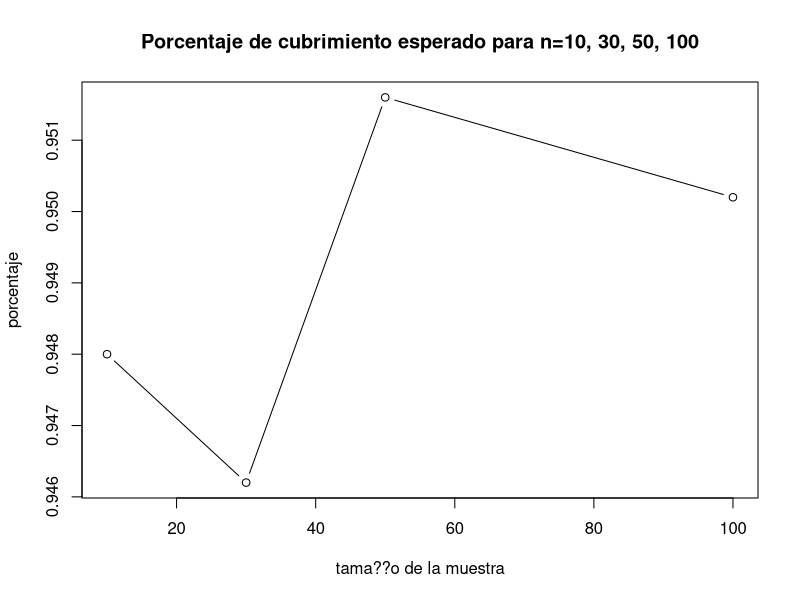
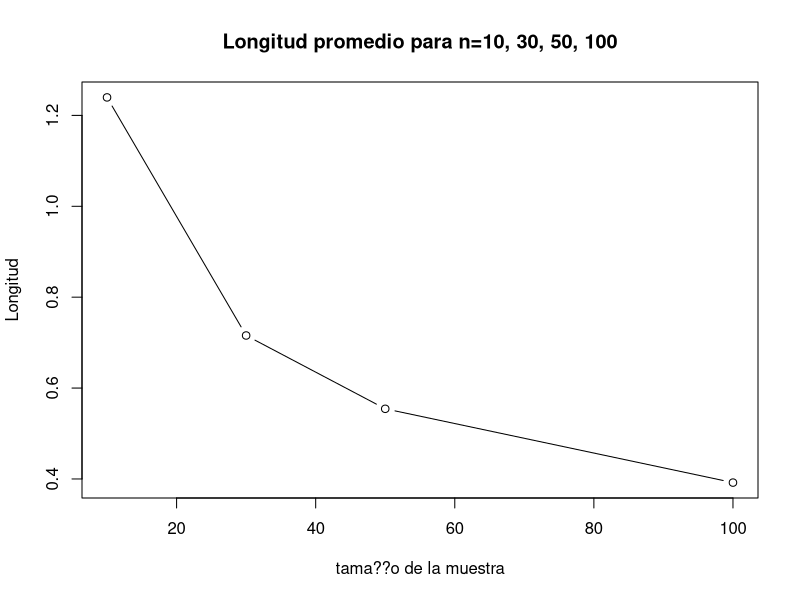
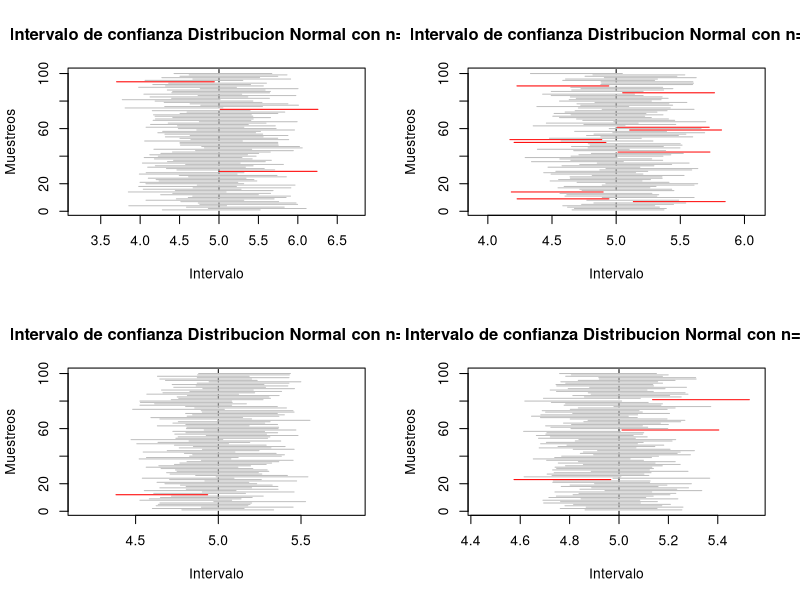
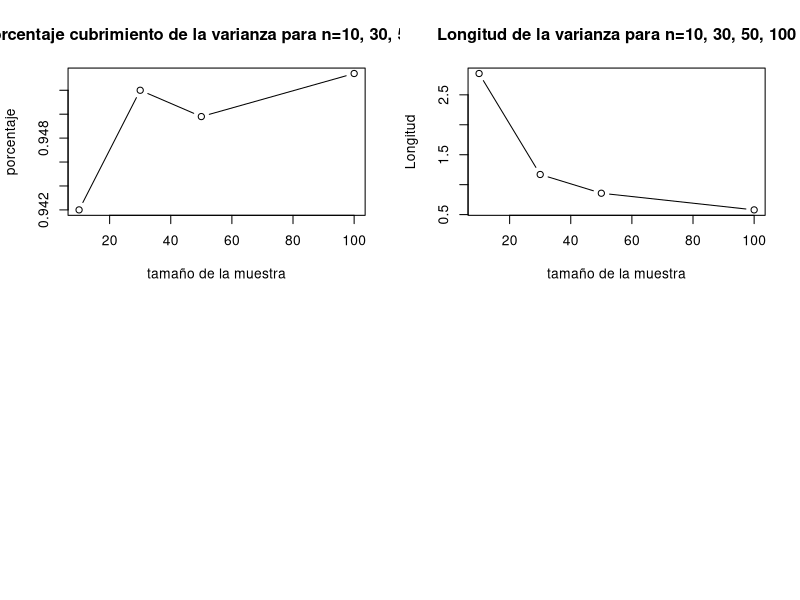
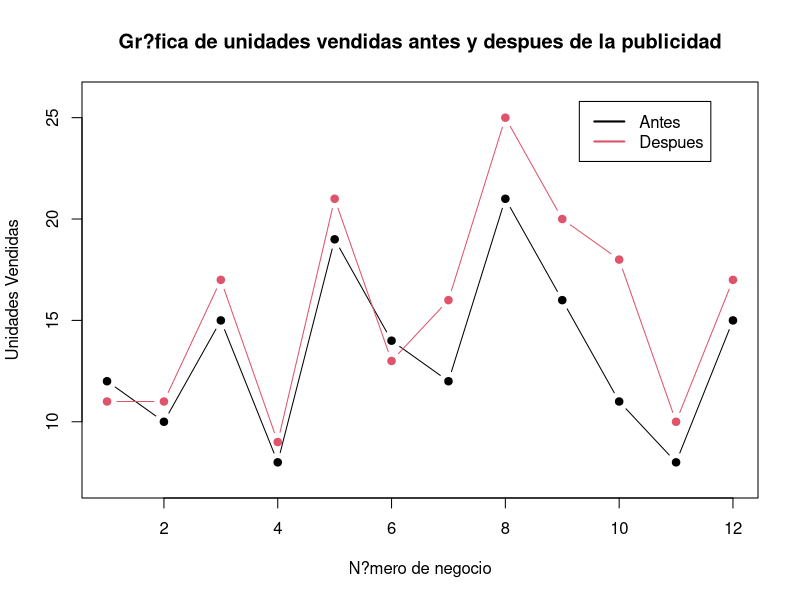

Reproduce these figures in R, in order. (Note: a time limit stopped this script after it produced the figures.)

# Laboratorio 3 Metodos Estadisticos 

# Diana C. Arias Sinisterra
# Kevin S. Garcia Chica
# Cesar A. Saavedra Vanegas

#--------------- Punto 1 ---------------#

B <- 5000 ## n??mero de experimentos
mu <- 5
sd <- 1
alpha <- 0.05
cuantil <- qnorm(1-alpha/2)

#---Para n=10---#
n1 <- 10 ## tama??o de muestra

muestras1 <- replicate(B, rnorm(n1, mu, sd))

calcula.el.intervalo1 <- function(columna) {
  
  m1 <- muestras1[, columna]
  
  sem1 <- sd(m1)/sqrt(length(m1))
  
  lim.inf1 <- mean(m1) - cuantil * sqrt(sd)/sqrt(n1)
  lim.sup1 <- mean(m1) + cuantil * sqrt(sd)/sqrt(n1)
  
  c(lim.inf1, lim.sup1)
}

#C??lculo de los nuevos intervalos#
c1=0
mis.intervalos1 <- matrix(rep(0, 10000), nrow = 2) ## matriz de ceros

for(i in 1:5000) {
  mis.intervalos1[,i] <- calcula.el.intervalo1(i)
  if (mis.intervalos1[1, i] <= mu && mis.intervalos1[2, i] >= mu){
    c1= c1+1
  }
  else{
    c1=c1
  }
}

Porcentaje1 <- c1/5000 #Proporcion de intervalos que atrapan al parametro

longitud1 <- numeric(length = B)
for (i in 1:B){
  longitud1[i]=(mis.intervalos1[2,i]-mis.intervalos1[1,i])
  longitudpro1=sum(longitud1)/B
}

#---Para n=30---#
n2 <- 30 ## tama??o de muestra

muestras2 <- replicate(B, rnorm(n2, mu, sd))

calcula.el.intervalo2 <- function(columna) {
  
  m2 <- muestras2[, columna]
  
  sem <- sd(m2)/sqrt(length(m2))
  
  lim.inf2 <- mean(m2) - cuantil * sqrt(sd)/sqrt(n2)
  lim.sup2 <- mean(m2) + cuantil * sqrt(sd)/sqrt(n2)
  
  c(lim.inf2, lim.sup2)
}

#C??lculo de los nuevos intervalos#
c2=0
mis.intervalos2 <- matrix(rep(0, 10000), nrow = 2) ## matriz de ceros

for(i in 1:5000) {
  mis.intervalos2[,i] <- calcula.el.intervalo2(i)
  if (mis.intervalos2[1, i] <= mu && mis.intervalos2[2, i] >= mu){
    c2= c2+1
  }
  else{
    c2=c2
  }
}

Porcentaje2 <- c2/5000 #Proporcion de intervalos que atrapan al parametro

longitud2 <- numeric(length = B)
for (i in 1:B){
  longitud2[i]=(mis.intervalos2[2,i]-mis.intervalos2[1,i])
  longitudpro2=sum(longitud2)/B
}

#---Para n=50---#
n3 <- 50 ## tama??o de muestra

muestras3 <- replicate(B, rnorm(n3, mu, sd))

calcula.el.intervalo3 <- function(columna) {
  
  m3 <- muestras3[, columna]
  
  sem <- sd(m3)/sqrt(length(m3))
  
  lim.inf3 <- mean(m3) - cuantil * sqrt(sd)/sqrt(n3)
  lim.sup3 <- mean(m3) + cuantil * sqrt(sd)/sqrt(n3)
  
  c(lim.inf3, lim.sup3)
}

#C??lculo de los nuevos intervalos#
c3=0
mis.intervalos3 <- matrix(rep(0, 10000), nrow = 2) ## matriz de ceros

for(i in 1:5000) {
  mis.intervalos3[,i] <- calcula.el.intervalo3(i)
  if (mis.intervalos3[1, i] <= mu && mis.intervalos3[2, i] >= mu){
    c3= c3+1
  }
  else{
    c3=c3
  }
}

Porcentaje3 <- c3/5000 #Proporcion de intervalos que atrapan al parametro

longitud3 <- numeric(length = B)
for (i in 1:B){
  longitud3[i]=(mis.intervalos3[2,i]-mis.intervalos3[1,i])
  longitudpro3=sum(longitud3)/B
}

#---Para n=100---#

n4 <- 100 ## tama??o de muestra

muestras4 <- replicate(B, rnorm(n4, mu, sd))

calcula.el.intervalo4 <- function(columna) {
  
  m4 <- muestras4[, columna]
  
  sem <- sd(m4)/sqrt(length(m4))
  
  lim.inf4 <- mean(m4) - cuantil * sqrt(sd)/sqrt(n4)
  lim.sup4 <- mean(m4) + cuantil * sqrt(sd)/sqrt(n4)
  
  c(lim.inf4, lim.sup4)
}

#Calculo de los nuevos intervalos#
c4=0
mis.intervalos4 <- matrix(rep(0, 10000), nrow = 2) ## matriz de ceros

for(i in 1:5000) {
  mis.intervalos4[,i] <- calcula.el.intervalo4(i)
  if (mis.intervalos4[1, i] <= mu && mis.intervalos4[2, i] >= mu){
    c4= c4+1
  }
  else{
    c4=c4
  }
}

Porcentaje4 <- c4/5000 #Proporcion de intervalos que atrapan al parametro

longitud4 <- numeric(length = B)
for (i in 1:B){
  longitud4[i]=(mis.intervalos4[2,i]-mis.intervalos4[1,i])
  longitudpro4=sum(longitud4)/B
}

tabla_cv<-c(Porcentaje1,Porcentaje2,Porcentaje3,Porcentaje4)
tabla_sd<-c(longitudpro1,longitudpro2,longitudpro3,longitudpro4)
tabla_cs<-c(n1,n2,n3,n4)

### Graficos ###
plot(tabla_cs, tabla_cv, type="b", main="Porcentaje de cubrimiento esperado para n=10, 30, 50, 100", 
     xlab="tama??o de la muestra", ylab="porcentaje")
plot(tabla_cs, tabla_sd, type="b", main="Longitud promedio para n=10, 30, 50, 100", 
     xlab="tama??o de la muestra", ylab="Longitud")

par(mfrow=c(2,2))
plot(1:100, type = "n",
     xlim = range(mis.intervalos1), main = "Intervalo de confianza Distribucion Normal con n=10",
     ylab = "Muestreos", xlab = "Intervalo")

abline(v = mu, lty = 2, col=("black"))

for(i in 1:100) {
  segments(mis.intervalos1[1,i], i, mis.intervalos1[2,i], i,
           col = ifelse(mis.intervalos1[1, i] < mu & mis.intervalos1[2, i] > mu, "gray", "red"))  
}

plot(1:100, type = "n",
     xlim = range(mis.intervalos2), main = "Intervalo de confianza Distribucion Normal con n=30",
     ylab = "Muestreos", xlab = "Intervalo")

abline(v = mu, lty = 2, col=("black"))

for(i in 1:100) {
  segments(mis.intervalos2[1,i], i, mis.intervalos2[2,i], i,
           col = ifelse(mis.intervalos2[1, i] < mu & mis.intervalos2[2, i] > mu, "gray", "red"))  
}

plot(1:100, type = "n",
     xlim = range(mis.intervalos3), main = "Intervalo de confianza Distribucion Normal con n=50",
     ylab = "Muestreos", xlab = "Intervalo")

abline(v = mu, lty = 2, col=("black"))

for(i in 1:100) {
  segments(mis.intervalos3[1,i], i, mis.intervalos3[2,i], i,
           col = ifelse(mis.intervalos3[1, i] < mu & mis.intervalos3[2, i] > mu, "gray", "red"))  
}

plot(1:100, type = "n",
     xlim = range(mis.intervalos4), main = "Intervalo de confianza Distribucion Normal con n=100",
     ylab = "Muestreos", xlab = "Intervalo")

abline(v = mu, lty = 2, col=("black"))

for(i in 1:100) {
  segments(mis.intervalos4[1,i], i, mis.intervalos4[2,i], i,
           col = ifelse(mis.intervalos4[1, i] < mu & mis.intervalos4[2, i] > mu, "gray", "red"))  
}
#-------------------------------------------------------------#
### Para la Varianza ###

B <- 5000 ## número de experimentos
coeficiente<- 0.95
alpha <- 1-coeficiente

#---Para n=10---#
n1 <- 10 ## tamaño de muestra

muestras1 <- replicate(B, rnorm(n1, 5, 1))

calcula.el.intervalo1 <- function(columna) {
  
  m1 <- muestras1[, columna]
  
  lim.inf1 <- (n1-1)*(var(m1)) / qchisq(1-alpha/2,n1-1)
  lim.sup1 <- (n1-1)*(var(m1)) / qchisq(alpha/2,n1-1)
  
  c(lim.inf1, lim.sup1)
}

#Cálculo de los nuevos intervalos#
c1=0
mis.intervalos1 <- matrix(rep(0, 10000), nrow = 2) ## matriz de ceros

for(i in 1:5000) {
  mis.intervalos1[,i] <- calcula.el.intervalo1(i)
  if (mis.intervalos1[1, i] <= 1 && mis.intervalos1[2, i] >= 1){
    c1= c1+1
  }
  else{
    c1=c1
  }
}

Porcentaje1 <- c1/5000 #Proporcion de intervalos que atrapan al parametro

longitud1 <- numeric(length = B)
for (i in 1:B){
  longitud1[i]=(mis.intervalos1[2,i]-mis.intervalos1[1,i])
  longitudpro1=sum(longitud1)/B
}

#---Para n=30---#
n2 <- 30 ## tamaño de muestra

muestras2 <- replicate(B, rnorm(n2, 5, 1))

calcula.el.intervalo2 <- function(columna) {
  
  m2 <- muestras2[, columna]
  
  lim.inf2 <- (n2-1)*(var(m2)) / qchisq(1-alpha/2,n2-1)
  lim.sup2 <- (n2-1)*(var(m2)) / qchisq(alpha/2,n2-1)
  
  c(lim.inf2, lim.sup2)
}

#Cálculo de los nuevos intervalos#
c2=0
mis.intervalos2 <- matrix(rep(0, 10000), nrow = 2) ## matriz de ceros

for(i in 1:5000) {
  mis.intervalos2[,i] <- calcula.el.intervalo2(i)
  if (mis.intervalos2[1, i] <= 1 && mis.intervalos2[2, i] >= 1){
    c2= c2+1
  }
  else{
    c2=c2
  }
}

Porcentaje2 <- c2/5000 #Proporcion de intervalos que atrapan al parametro

longitud2 <- numeric(length = B)
for (i in 1:B){
  longitud2[i]=(mis.intervalos2[2,i]-mis.intervalos2[1,i])
  longitudpro2=sum(longitud2)/B
}

#---Para n=50---#
n3 <- 50 ## tamaño de muestra


muestras3 <- replicate(B, rnorm(n3, 5, 1))

calcula.el.intervalo3 <- function(columna) {
  
  m3 <- muestras3[, columna]
  
  lim.inf3 <- (n3-1)*(var(m3)) / qchisq(1-alpha/2,n3-1)
  lim.sup3 <- (n3-1)*(var(m3)) / qchisq(alpha/2,n3-1)
  
  c(lim.inf3, lim.sup3)
}

#Cálculo de los nuevos intervalos#
c3=0
mis.intervalos3 <- matrix(rep(0, 10000), nrow = 2) ## matriz de ceros

for(i in 1:5000) {
  mis.intervalos3[,i] <- calcula.el.intervalo3(i)
  if (mis.intervalos3[1, i] <= 1 && mis.intervalos3[2, i] >= 1){
    c3= c3+1
  }
  else{
    c3=c3
  }
}

Porcentaje3 <- c3/5000 #Proporcion de intervalos que atrapan al parametro

longitud3 <- numeric(length = B)
for (i in 1:B){
  longitud3[i]=(mis.intervalos3[2,i]-mis.intervalos3[1,i])
  longitudpro3=sum(longitud3)/B
}

#---Para n=100---#
n4 <- 100 ## tamaño de muestra

muestras4 <- replicate(B, rnorm(n4, 5, 1))

calcula.el.intervalo4 <- function(columna) {
  
  m4 <- muestras4[, columna]
  
  lim.inf4 <- (n4-1)*(var(m4)) / qchisq(1-alpha/2,n4-1)
  lim.sup4 <- (n4-1)*(var(m4)) / qchisq(alpha/2,n4-1)
  
  c(lim.inf4, lim.sup4)
}

#Cálculo de los nuevos intervalos#
c4=0
mis.intervalos4 <- matrix(rep(0, 10000), nrow = 2) ## matriz de ceros

for(i in 1:5000) {
  mis.intervalos4[,i] <- calcula.el.intervalo4(i)
  if (mis.intervalos4[1, i] <= 1 && mis.intervalos4[2, i] >= 1){
    c4= c4+1
  }
  else{
    c4=c4
  }
}

Porcentaje4 <- c4/5000 #Proporcion de intervalos que atrapan al parametro

longitud4 <- numeric(length = B)
for (i in 1:B){
  longitud4[i]=(mis.intervalos4[2,i]-mis.intervalos4[1,i])
  longitudpro4=sum(longitud4)/B
}

tabla_cv<-c(Porcentaje1,Porcentaje2,Porcentaje3,Porcentaje4)
tabla_sd<-c(longitudpro1,longitudpro2,longitudpro3,longitudpro4)
tabla_cs<-c(n1,n2,n3,n4)

### Graficos ###
plot(tabla_cs, tabla_cv, type="b", main="Porcentaje cubrimiento de la varianza para n=10, 30, 50, 100", 
     xlab="tamaño de la muestra", ylab="porcentaje")
plot(tabla_cs, tabla_sd, type="b", main="Longitud de la varianza para n=10, 30, 50, 100", 
     xlab="tamaño de la muestra", ylab="Longitud")
 
#-------------------------------------------------------------#
# Para una Exponencial
n1=c(10,30,50,100)
lim_inf1<- 0
lim_sup1<- 0
lim_inf_V1 <- 0
lim_sup_V1<-0
contadorMedia1<- 0
contadorVarianza1<-0
longitudMedias1<-0
longitudVarianzas1<-0
for(j in 1:length(n1)){
  alpha1<- 0.05
  varianza1 <- 1
  media1<- 5
  medias1<-0
  varianzas1 <- 25
  contadorMedia1[j]<- 0
  contadorVarianza1[j]<-0
  
  for (i in 1:5000){
    
    muestra1 <- rexp (n1[j], rate=5)
    medias1[i]<- mean(muestra1)
    varianzas1[i] <- var(muestra1)
    cuantil1<- qt((1-(alpha1)/2),n1[j]-1)
    lim_inf1[j]<-  medias1[i] - cuantil1 * sqrt(varianzas1[i]) / sqrt(n1[j])
    lim_sup1[j]<- medias1[i] + cuantil1 *  sqrt(varianzas1[i]) / sqrt(n1[j])
    if(media1>=lim_inf1[j] & media1 <=lim_sup1[j])
    { contadorMedia1[j] = contadorMedia1[j] + 1 } 
    longitudMedias1[j] <- mean(lim_sup1[j]-lim_inf1[j])
    lim_inf_V1[j] <- (n1[j] - 1) * varianzas1[i] / qchisq(1 - alpha1 / 2,n1[j] - 1)
    lim_sup_V1[j] <- (n1[j] - 1) * varianzas1[i] / qchisq(alpha1 / 2,n1[j] - 1)
    if(varianza1>= lim_inf_V1[j] & varianza1 <= lim_sup_V1[j])
    {contadorVarianza1[j]= contadorVarianza1[j] + 1  }
    longitudVarianzas1[j]<- mean(lim_sup_V1[j]-lim_inf_V1[j])
  }
}
porcentajeMedias1 <-  contadorMedia1/5000
porcentajeVarianza1<-   contadorVarianza1/5000
porcentajeMedias1
porcentajeVarianza1
longitudMedias1
longitudVarianzas1

#-------- Punto 3.a ----------$
x<-c(12,10,15,8,19,14,12,21,16,11,8,15)
y<-c(11,11,17,9,21,13,16,25,20,18,10,17)
n<-c(1,2,3,4,5,6,7,8,9,10,11,12)
x11()
plot(n, x, type = "b",pch = 19, ylab = "Unidades Vendidas",xlab = "N?mero de negocio", 
     ylim=c(min(x)-1,max(y)+1),main = "Gr?fica de unidades vendidas antes y despues de la publicidad")
lines(n, y, type = "b", col = 2, pch = 19)
legend(x=9.3,y=25.8,c(x="Antes",y="Despues") , 
       col = c(1, 2), lwd = c(2, 2))

#--------------- Punto 4 ---------------#
#Intervalo de confianza 
Ic<-function(alpha,p_proporcion,n){
  b<-(1-(alpha/2))
  z<-qnorm(b,mean=0,sd=1)
  Limite_inferior<-(p_proporcion-z*sqrt(p_proporcion*(1-p_proporcion)/n))
  Limite_superior<-(p_proporcion+z*sqrt(p_proporcion*(1-p_proporcion)/n))
  Ic<-c(Limite_inferior,Limite_superior)
  return(Ic)}

#### Punto b
n <- 40
muestra <- 0
contadorIc<-0

for(j in 1:length(n)){
  alpha<- 0.05
  p <- 0.85
  contadorIc[j]<-0
  
  for (i in 1:5000){
    muestra[i] <-rbinom (5000,n[j],0.85)
    
    pro_Muestra<-(muestra[i]/n[j])
    Intervalo_confianza<- Ic(alpha,pro_Muestra, n[j])
    if(p>= Intervalo_confianza[1] & p <= Intervalo_confianza[2])
    {contadorIc[j]= contadorIc[j] + 1 }
    
  }
  
}
porcentajeConta<- contadorIc/5000
porcentajeConta
Intervalo_confianza
contadorIc

#### Punto c #### para n=10
n <- 10
muestra <- 0
contadorIc<-0

for(j in 1:length(n)){
  alpha<- 0.05
  p <- 0.85
  contadorIc[j]<-0
  
  for (i in 1:5000){
    muestra[i] <-rbinom (5000,n[j],0.85)
    
    pro_Muestra<-(muestra[i]/n[j])
    Intervalo_confianza<- Ic(alpha,pro_Muestra, n[j])
    if(p>= Intervalo_confianza[1] & p <= Intervalo_confianza[2])
    {contadorIc[j]= contadorIc[j] + 1 }
    
  }
  
}
porcentajeConta<- contadorIc/5000
porcentajeConta
Intervalo_confianza
contadorIc

#### para n=20
n <- 20
muestra <- 0
contadorIc<-0

for(j in 1:length(n)){
  alpha<- 0.05
  p <- 0.85
  contadorIc[j]<-0
  
  for (i in 1:5000){
    muestra[i] <-rbinom (5000,n[j],0.85)
    
    pro_Muestra<-(muestra[i]/n[j])
    Intervalo_confianza<- Ic(alpha,pro_Muestra, n[j])
    if(p>= Intervalo_confianza[1] & p <= Intervalo_confianza[2])
    {contadorIc[j]= contadorIc[j] + 1 }
    
  }
  
}
porcentajeConta<- contadorIc/5000
porcentajeConta
Intervalo_confianza
contadorIc

#### para n=30
n <- 30
muestra <- 0
contadorIc<-0

for(j in 1:length(n)){
  alpha<- 0.05
  p <- 0.85
  contadorIc[j]<-0
  
  for (i in 1:5000){
    muestra[i] <-rbinom (5000,n[j],0.85)
    
    pro_Muestra<-(muestra[i]/n[j])
    Intervalo_confianza<- Ic(alpha,pro_Muestra, n[j])
    if(p>= Intervalo_confianza[1] & p <= Intervalo_confianza[2])
    {contadorIc[j]= contadorIc[j] + 1 }
    
  }
  
}
porcentajeConta<- contadorIc/5000
porcentajeConta
Intervalo_confianza
contadorIc

#### para n=50
n <- 50
muestra <- 0
contadorIc<-0

for(j in 1:length(n)){
  alpha<- 0.05
  p <- 0.85
  contadorIc[j]<-0
  
  for (i in 1:5000){
    muestra[i] <-rbinom (5000,n[j],0.85)
    
    pro_Muestra<-(muestra[i]/n[j])
    Intervalo_confianza<- Ic(alpha,pro_Muestra, n[j])
    if(p>= Intervalo_confianza[1] & p <= Intervalo_confianza[2])
    {contadorIc[j]= contadorIc[j] + 1 }
    
  }
  
}
porcentajeConta<- contadorIc/5000
porcentajeConta
Intervalo_confianza
contadorIc

#### para n=100
n <- 100
muestra <- 0
contadorIc<-0

for(j in 1:length(n)){
  alpha<- 0.05
  p <- 0.85
  contadorIc[j]<-0
  
  for (i in 1:5000){
    muestra[i] <-rbinom (5000,n[j],0.85)
    
    pro_Muestra<-(muestra[i]/n[j])
    Intervalo_confianza<- Ic(alpha,pro_Muestra, n[j])
    if(p>= Intervalo_confianza[1] & p <= Intervalo_confianza[2])
    {contadorIc[j]= contadorIc[j] + 1 }
    
  }
  
}
porcentajeConta<- contadorIc/5000
porcentajeConta
Intervalo_confianza
contadorIc

#--------------- Punto 5 ---------------#
x1 <- c(11.23,14.36,8.33,10.5,23.42,9.15,13.47,6.47,12.4,19.38)
x2 <- c(11.27,14.41,8.35,10.52,23.41,9.17,13.52,6.46,12.45,19.35)
n1 <-10
n2 <-10
n <- n1 + n2

media1 <- mean(x1)
media2 <- mean(x2)
des1 <- sd(x1)
des2 <- sd(x2)
desc1 <- des1^2
desc2 <- des2^2
sp <- sqrt(((n1-1)*desc1+(n2-1)*desc2)/(n1+n2-2))

coefi <- 0.98
alpha <- 1-coefi

ic1 <- ((media2)-(media1)) - qt((1-(alpha)/2),18)*sp*sqrt((1/n1)+(1/n2))
ic2 <- ((media2)-(media1)) + qt((1-(alpha)/2),18)*sp*sqrt((1/n1)+(1/n2))

intervalo <- c(ic1,ic2) 
print(intervalo)
 
#--------------- Punto 7 ---------------#
################   Parametros de las distribuciones #######################

k=100               ## Parametro de forma de la gamma
lambda_ga=0.5       ## Parametro de escala de la gamma
media=200           ## Media de la normal y parametro de locacion de laplace
sigma=sqrt(400)     ## Desviacion estandar de la normal
c=200 		    ## Parametro uniforme
d=600 		    ## Parametro uniforme

########################      distribucion normal    ##################################
cv_r=sigma/media    ## Coeficiente de variaci??n
alpha=0.05          ## Trabajamos con un nivel de confianza del 0.05
nsim=5000           ## numero de simulaciones
nsim2=100          ## Numero de remuestras
n<-c(5,seq(10,100,10)) ## Tama??o de muestras

tabla_sd<-matrix(nrow=11,ncol=6)               ## Matriz que almacena los 
colnames(tabla_sd)<-c("L.I 1","C.I 1", "L.I 2" #valores de la longitud media 
                      ,"C.I 2","L.I 3","C.I 3")#y la cobertura media de cada 
rownames(tabla_sd)<-c("5","10","20","30","40"  #intervalo para cada tama??o 
                      ,"50","60", "70","80",   #de muestra para la desviacion
                      "90","100")

tabla_cv<-matrix(nrow=11,ncol=8)               ## Matriz que almacena los 
colnames(tabla_cv)<-c("L.I 1","C.I 1", "L.I 2" #valores de la longitud media 
                      ,"C.I 2","L.I 3","C.I 3",#y la cobertura media de cada
                      "L.I 4", "C.I 4")        #intervalo para cada tama??o 
rownames(tabla_cv)<-c("5","10","20","30",      #de muestra para la desviacion
                      "40","50","60",
                      "70","80","90","100")

dist<-function(n,a,b){    ## Ditribucion a evaluar 
  x<-rnorm(n,a,b)
}

###################### Intevalos para la desviaci??n #########################

for(l in 1:length(n)){
  a=0      
  b=0
  long1=0   ## Vector de longitudes para el estimador 1
  long2=0   ## Vector de longitudes para el estimador 2
  contador1=0
  contador2=0
  p=1/(2*sqrt(n[l]-4)) ##Proporcion para el promedio recortado
  for(m in 1:nsim){
    x<-dist(n[l],media,sigma)   ## Distribucion a evaluar
    
    ##Calcular ro4 #######
    
    for(j in 1:n[l]){    
      b= b+((x[j]-mean(x))^2)  ## Denominador de ro
    }
    for(i in 1:n[l]){
      a=a+(((x[i]-mean(x, trim=p))^4)/(b^2)) #### ro4/n
    }
    r=n[l]*a  ## Ro 4
    
    ##Calcular c
    c=n[l]/(n[l]+qnorm((alpha/2),0,1))
    
    ## Calcular se
    se=c*(sqrt(((r*(n[l]-3))/n[l])/(n[l]-1)))
    
    ##Limites de los intervalos 
    
    #### Intervalo 1
    
    li1=sqrt(exp(log(c*var(x))+(qnorm((alpha/2),0,1)*se))) ## Inferior
    ls1=sqrt(exp(log(c*var(x))+(qnorm((1-(alpha/2)),0,1)*se))) ## Superior
    
    ## Intervalo 2
    
    li2<-sqrt(((n[l]-1)*var(x))/qchisq(1-(alpha/2),n[l]-1)) ## Inferior
    ls2<-sqrt(((n[l]-1)*var(x))/qchisq((alpha/2),n[l]-1)) ## Superior
    
    ## Calculo de la longitud
    
    long1[m]<- ls1-li1 ##Longitud intervalo 1
    long2[m]<- ls2-li2 ## Longitud intervalo 2
    
    if (sigma>=li1 & sigma<=ls1){
      contador1= contador1+1}   
    
    if (sigma>=li2 & sigma<=ls2){
      contador2= contador2+1 }
  } 
  
  ## Almacenamos todos los valores para cada n en un matriz
  
  tabla_sd[l,1]=mean(long1)
  tabla_sd[l,3]=mean(long2)
  tabla_sd[l,2]=contador1/nsim
  tabla_sd[l,4]=contador2/nsim
}

##### Intervalo bootrap para la desviaci??n estandar 

sd_boot=0  ## Vector para la distribcion de la desviaci??n

for(m in 1:length(n)){
  long7=0  ## vector de longitudes
  contador7=0 
  for(l in 1:nsim){
    x<-dist(n[m],media,sigma) ## Muestra de la distribucon a evaluar
    for(j in 1:nsim2){
      mues_boot<-sample(x,n[m],replace=T) ## Muestras con reemplazo
      sd_boot[j]= sd(mues_boot)}
    li7=quantile(sd_boot, (alpha/2))  #limite inferior
    ls7=quantile(sd_boot, 1-(alpha/2)) #limite superior
    
    long7[l]=ls7-li7  ## Calculo de la longitud
    
    if(sigma>=li7 & sigma<=ls7){
      contador7=contador7+1}   
  }
  tabla_sd[m,5]=mean(long7)  ## Longitud promedio
  tabla_sd[m,6]=contador7/nsim ## Cobertura
}

tabla_sd
############ Intervalos de confianza para CV #######################

for(j in 1:length(n)){
  long3=0  ## Vector de longitudes para el intervalo 1
  long4=0  ## Vector de longitudes para el intervalo 2 
  long5=0  ## Vector de longitudes para el intervalo 3
  contador3=0
  contador4=0
  contador5=0
  
  for(i in 1:nsim){ 
    x<-dist(n[j],media,sigma) ## distribucion a evaluar
    
    cv= sd(x)/mean(x)  ## Coeficiente de varianci??n estiamado
    
    ## Inverlo 1
    li3=cv+(qnorm((alpha/2),0,1)*sqrt(1/(n[j]-1))*(cv^2)*(0.5+(cv^2)))
    ls3=cv+(qnorm(1-(alpha/2),0,1)*sqrt(1/(n[j]-1))*(cv^2)*(0.5+(cv^2)))
    
    ## Intervalo 2
    li4=((sqrt((n[j]-1))*cv)/(sqrt(qchisq(1-(alpha/2),n[j]-1))))
    ls4=((sqrt((n[j]-1))*cv)/(sqrt(qchisq((alpha/2),n[j]-1))))
    
    ## Intervalo 3
    li5=cv+(qnorm((alpha/2),0,1)*(sqrt((cv^4)+0.5*(cv^2))/sqrt(n[j])))
    ls5=cv+(qnorm(1-(alpha/2),0,1)*(sqrt((cv^4)+0.5*(cv^2))/sqrt(n[j])))
    
    ## Calculo de la Longitud
    
    long3[i]=ls3-li3
    long4[i]=ls4-li4
    long5[i]=ls5-li5
    
    # Calculo de la Cobertura para cada intervalo 
    if (cv_r>=li3 & cv_r<=ls3){
      contador3= contador3+1}
    
    if (cv_r>=li4 & cv_r<=ls4){
      contador4= contador4+1}
    
    if (cv_r>=li5 & cv_r<=ls5){
      contador5= contador5+1}
  }
  
  tabla_cv[j,1]=mean(long3)
  tabla_cv[j,3]=mean(long4)
  tabla_cv[j,5]=mean(long5)
  tabla_cv[j,2]=contador3/nsim
  tabla_cv[j,4]=contador4/nsim
  tabla_cv[j,6]=contador5/nsim
}

##### Intervalo bootrap para el coeficiente de variaci??n ###############
cv_boot=0

for(m in 1:length(n)){
  cober6=0
  long6=0
  contador6=0
  for(l in 1:nsim){
    x<-dist(n[m],media,sigma)
    for(j in 1:nsim2){
      mues_boot<-sample(x,n[m],replace=T) ## Muestras con reemplazo
      cv_boot[j]= sd(mues_boot)/mean(mues_boot) }
    li6=quantile(cv_boot, (alpha/2))
    ls6=quantile(cv_boot, 1-(alpha/2))
    
    long6[l]=ls6-li6
    
    if(cv_r>=li6 & cv_r<=ls6){
      contador6=contador6+1}   
  }
  tabla_cv[m,7]=mean(long6)
  tabla_cv[m,8]=contador6/nsim
}
####### Graficas ########
par(mfrow=c(1,2))
plot(tabla_sd[,2],main="Cobertura de los intervalos para sd
     en la distribucion Normal",col="red",type="o",
     xaxt='n',ylim=c(0,1),pch=5,xlab="Tama??o muestra",
     ylab="Proporcion de aceptados")
axis(1,1:length(n),n)
lines(tabla_sd[,4],col="blue",type="o")
lines(tabla_sd[,6],type="b")
abline(h=1-alpha,col="green")
legend(5,0.7,c("alpha","estimador 1","estimador 2","Bootstrap"),
       col=c("green","red","blue","black"),lty=c(1,1),cex=0.8)

plot(tabla_sd[,1],main="Longitud de los intervalos para sd
     en la distribucion Normal",col="red",type="o",
     xaxt='n',ylim=c(0,max(tabla_sd[,1])),pch=5,xlab="Tama??o muestra",
     ylab="Longitud")
axis(1,1:length(n),n)
lines(tabla_sd[,3],col="blue",type="o")
lines(tabla_sd[,5],type="b")
legend(5,90,c("estimador 1","estimador 2","Bootstrap"),
       col=c("red","blue","black"),lty=c(1,1),cex=0.8 )

par(mfrow=c(1,2))
plot(tabla_cv[,2],main="Cobertura de los intervalos para CV
     en la distribucion Normal",col="red",type="o",
     xaxt='n',ylim=c(0,1),pch=5,xlab="Tama??o muestra",
     ylab="Proporcion de aceptados")
axis(1,1:length(n),n)
lines(tabla_cv[,4],col="blue",type="o")
lines(tabla_cv[,6],type="b")
lines(tabla_cv[,8], col="purple", type="o")
abline(h=1-alpha,col="green")
legend(5,0.85,c("alpha","estimador 1","estimador 2","estimador 3","Bootstrap"),
       col=c("green","red","blue","purple","black"),lty=c(1,1),cex=0.8)

plot(tabla_cv[,1],main="Longitud de los intervalos para CV
     en la distribucion Normal",col="red",type="o",
     xaxt='n',ylim=c(0,max(tabla_cv)),pch=5,xlab="Tama??o muestra",
     ylab="Longitud")
axis(1,1:length(n),n)
lines(tabla_cv[,3],col="blue",type="o")
lines(tabla_cv[,5],type="b")
lines(tabla_cv[,7], col="purple", type="o")
legend(5,0.85,c("estimador 1","estimador 2","estimador 3","Bootstrap"),
       col=c("red","blue","purple","black"),lty=c(1,1),cex=0.8) 

################ distribucion Gamma #######################
tabla_cv<-matrix(nrow=11,ncol=8)               ## Matriz que almacena los 
colnames(tabla_cv)<-c("L.I 1","C.I 1", "L.I 2" #valores de la longitud media 
                      ,"C.I 2","L.I 3","C.I 3",#y la cobertura media de cada
                      "L.I 4", "C.I 4")        #intervalo para cada tama??o 
rownames(tabla_cv)<-c("5","10","20","30",      #de muestra para la desviacion
                      "40","50","60",
                      "70","80","90","100")
tabla_sd<-matrix(nrow=11,ncol=6)               ## Matriz que almacena los 
colnames(tabla_sd)<-c("L.I 1","C.I 1", "L.I 2" #valores de la longitud media 
                      ,"C.I 2","L.I 3","C.I 3")#y la cobertura media de cada 
rownames(tabla_sd)<-c("5","10","20","30","40"  #intervalo para cada tama??o 
                      ,"50","60", "70","80",   #de muestra para la desviacion
                      "90","100")

alpha=0.05
k=100               ## Parametro de forma de la gamma
lambda_ga=0.5       ## Parametro de escala de la gamma
sigma=sqrt(400) 
cv_g=1/sqrt(100) 
nsim=5000           ## numero de simulaciones
nsim2=100          ## Numero de remuestras
n<-c(5,seq(10,100,10)) ## Tama??o de muestras

for(l in 1:length(n)){
  a=0      
  b=0
  long1=0   ## Vector de longitudes para el estimador 1
  long2=0   ## Vector de longitudes para el estimador 2
  contador1=0
  contador2=0
  p=1/(2*sqrt(n[l]-4)) ##Proporcion para el promedio recortado
  for(m in 1:nsim){
    x<-rgamma(n[l],shape=k,scale=lambda_ga)  ## Distribucion a evaluar
    
    ##Calcular ro4 #######
    
    for(j in 1:n[l]){    
      b= b+((x[j]-mean(x))^2)  ## Denominador de ro
    }
    for(i in 1:n[l]){
      a=a+(((x[i]-mean(x, trim=p))^4)/(b^2)) #### ro4/n
    }
    r=n[l]*a  ## Ro 4
    
    ##Calcular c
    c=n[l]/(n[l]+qnorm((alpha/2),0,1))
    
    ## Calcular se
    se=c*(sqrt(((r*(n[l]-3))/n[l])/(n[l]-1)))
    
    ##Limites de los intervalos 
    
    #### Intervalo 1
    
    li1=sqrt(exp(log(c*var(x))+(qnorm((alpha/2),0,1)*se))) ## Inferior
    ls1=sqrt(exp(log(c*var(x))+(qnorm((1-(alpha/2)),0,1)*se))) ## Superior
    
    ## Intervalo 2
    
    li2<-sqrt(((n[l]-1)*var(x))/qchisq(1-(alpha/2),n[l]-1)) ## Inferior
    ls2<-sqrt(((n[l]-1)*var(x))/qchisq((alpha/2),n[l]-1)) ## Superior
    
    ## Calculo de la longitud
    
    long1[m]<- ls1-li1 ##Longitud intervalo 1
    long2[m]<- ls2-li2 ## Longitud intervalo 2
    
    if (sigma>=li1 & sigma<=ls1){
      contador1= contador1+1}   
    
    if (sigma>=li2 & sigma<=ls2){
      contador2= contador2+1 }
  } 
  
  ## Almacenamos todos los valores para cada n en un matriz
  
  tabla_sd[l,1]=mean(long1)
  tabla_sd[l,3]=mean(long2)
  tabla_sd[l,2]=contador1/nsim
  tabla_sd[l,4]=contador2/nsim
}

##### Intervalo bootrap para la desviaci??n estandar 

sd_boot=0  ## Vector para la distribcion de la desviaci??n

for(m in 1:length(n)){
  long7=0  ## vector de longitudes
  contador7=0 
  for(l in 1:nsim){
    x<-rgamma(n[m],shape=k,scale=lambda_ga) ## Muestra de la distribucon a evaluar
    for(j in 1:nsim2){
      mues_boot<-sample(x,n,replace=T) ## Muestras con reemplazo
      sd_boot[j]= sd(mues_boot)}
    li7=quantile(sd_boot, (alpha/2))  #limite inferior
    ls7=quantile(sd_boot, 1-(alpha/2)) #limite superior
    
    long7[l]=ls7-li7  ## Calculo de la longitud
    if(sigma>=li7 & sigma<=ls7){
      contador7=contador7+1}   
  }
  tabla_sd[m,5]=mean(long7)  ## Longitud promedio
  tabla_sd[m,6]=contador7/nsim ## Cobertura
}

tabla_sd
############ Intervalos de confianza para CV #######################

for(j in 1:length(n)){
  long3=0  ## Vector de longitudes para el intervalo 1
  long4=0  ## Vector de longitudes para el intervalo 2 
  long5=0  ## Vector de longitudes para el intervalo 3
  contador3=0
  contador4=0
  contador5=0
  
  for(i in 1:nsim){ 
    x<-rgamma(n[j],shape=k,scale=lambda_ga) ## distribucion a evaluar
    
    cv= sd(x)/mean(x)  ## Coeficiente de varianci??n estiamado
    
    ## Inverlo 1
    li3=cv+(qnorm((alpha/2),0,1)*sqrt(1/(n[j]-1))*(cv^2)*(0.5+(cv^2)))
    ls3=cv+(qnorm(1-(alpha/2),0,1)*sqrt(1/(n[j]-1))*(cv^2)*(0.5+(cv^2)))
    
    ## Intervalo 2
    li4=((sqrt((n[j]-1))*cv)/(sqrt(qchisq(1-(alpha/2),n[j]-1))))
    ls4=((sqrt((n[j]-1))*cv)/(sqrt(qchisq((alpha/2),n[j]-1))))
    
    ## Intervalo 3
    li5=cv+(qnorm((alpha/2),0,1)*(sqrt((cv^4)+0.5*(cv^2))/sqrt(n[j])))
    ls5=cv+(qnorm(1-(alpha/2),0,1)*(sqrt((cv^4)+0.5*(cv^2))/sqrt(n[j])))
    
    ## Calculo de la Longitud
    
    long3[i]=ls3-li3
    long4[i]=ls4-li4
    long5[i]=ls5-li5
    
    # Calculo de la Cobertura para cada intervalo 
    if (cv_g>=li3 & cv_g<=ls3){
      contador3= contador3+1}
    
    if (cv_g>=li4 & cv_g<=ls4){
      contador4= contador4+1}
    
    if (cv_g>=li5 & cv_g<=ls5){
      contador5= contador5+1}
  }
  
  tabla_cv[j,1]=mean(long3)
  tabla_cv[j,3]=mean(long4)
  tabla_cv[j,5]=mean(long5)
  tabla_cv[j,2]=contador3/nsim
  tabla_cv[j,4]=contador4/nsim
  tabla_cv[j,6]=contador5/nsim
}

##### Intervalo bootrap para el coeficiente de variaci??n ###############
cv_boot=0

for(m in 1:length(n)){
  cober6=0
  long6=0
  contador6=0
  for(l in 1:nsim){
    x<-rgamma(n[m],shape=k,scale=lambda_ga)
    for(j in 1:nsim2){
      mues_boot<-sample(x,n,replace=T) ## Muestras con reemplazo
      cv_boot[j]= sd(mues_boot)/mean(mues_boot) }
    li6=quantile(cv_boot, (alpha/2))
    ls6=quantile(cv_boot, 1-(alpha/2))
    
    long6[l]=ls6-li6
    
    if(cv_g>=li6 & cv_g<=ls6){
      contador6=contador6+1}   
  }
  tabla_cv[m,7]=mean(long6)
  tabla_cv[m,8]=contador6/nsim
}

####### Graficas ########
par(mfrow=c(1,2))
plot(tabla_sd[,2],main="Cobertura de los intervalos para sd
     en la distribucion Gamma",col="red",type="o",
     xaxt='n',ylim=c(0.6,1),pch=5,xlab="Tama??o de muestra",
     ylab="Proporcion de aceptados")
axis(1,1:length(n),n)
lines(tabla_sd[,4],col="blue",type="o")
lines(tabla_sd[,6],type="b")
abline(h=1-alpha,col="green")
legend(5,0.85,c("alpha","estimador 1","estimador 2","Bootstrap"),
       col=c("green","red","blue","black"),lty=c(1,1),cex=0.8)

plot(tabla_sd[,1],main="Longitud de los intervalos para sd
     en la distribucion Gamma",col="red",type="o",
     xaxt='n',ylim=c(0,max(tabla_sd[,1])),pch=5,xlab="Tama??o de muestra",
     ylab="Proporcion de aceptados")
axis(1,1:length(n),n)
lines(tabla_sd[,3],col="blue",type="o")
lines(tabla_sd[,5],type="b")
legend(5,15,c("estimador 1","estimador 2","Bootstrap"),
       col=c("red","blue","black"),lty=c(1,1),cex=0.8)

par(mfrow=c(1,2))
plot(tabla_cv[,2],main="Cobertura de los intervalos para CV
     en la distribucion Gamma",col="red",type="o",
     xaxt='n',ylim=c(0,1),pch=5,xlab="Tama??o de muestra",
     ylab="Proporcion de aceptados")
axis(1,1:length(n),n)
lines(tabla_cv[,4],col="blue",type="o")
lines(tabla_cv[,6],type="b")
lines(tabla_cv[,8], col="purple", type="o")
abline(h=1-alpha,col="green")
legend(5,0.85,c("alpha","estimador 1","estimador 2","estimador 3","Bootstrap"),
       col=c("green","red","blue","purple","black"),lty=c(1,1),cex=0.8)

plot(tabla_cv[,1],main="Longitud de los intervalos para CV
     en la distribucion Gamma",col="red",type="o",
     xaxt='n',ylim=c(0,max(tabla_cv)),pch=5,xlab="Tama??o de muestra",
     ylab="Proporcion de aceptados")
axis(1,1:length(n),n)
lines(tabla_cv[,3],col="blue",type="o")
lines(tabla_cv[,5],type="b")
lines(tabla_cv[,7], col="purple", type="o")
legend(5,0.85,c("estimador 1","estimador 2","estimador 3","Bootstrap"),
       col=c("red","blue","purple","black"),lty=c(1,1),cex=0.8) 

########################     distribucion Uniforme   ##################################
cv_r=sigma/media    ## Coeficiente de variaci??n
alpha=0.05          ## Trabajamos con un nivel de confianza del 0.05
nsim=5000           ## numero de simulaciones
nsim2=100          ## Numero de remuestras
n<-c(5,seq(10,100,10)) ## Tama??o de muestras

tabla_sd<-matrix(nrow=11,ncol=6)               ## Matriz que almacena los 
colnames(tabla_sd)<-c("L.I 1","C.I 1", "L.I 2" #valores de la longitud media 
                      ,"C.I 2","L.I 3","C.I 3")#y la cobertura media de cada 
rownames(tabla_sd)<-c("5","10","20","30","40"  #intervalo para cada tama??o 
                      ,"50","60", "70","80",   #de muestra para la desviacion
                      "90","100")

tabla_cv<-matrix(nrow=11,ncol=8)               ## Matriz que almacena los 
colnames(tabla_cv)<-c("L.I 1","C.I 1", "L.I 2" #valores de la longitud media 
                      ,"C.I 2","L.I 3","C.I 3",#y la cobertura media de cada
                      "L.I 4", "C.I 4")        #intervalo para cada tama??o 
rownames(tabla_cv)<-c("5","10","20","30",      #de muestra para la desviacion
                      "40","50","60",
                      "70","80","90","100")

dist<-function(n,a,b){    ## Ditribucion a evaluar 
  x<-runif(n,a,b)
}

###################### Intevalos para la desviaci??n #########################

for(l in 1:length(n)){
  a=0      
  b=0
  long1=0   ## Vector de longitudes para el estimador 1
  long2=0   ## Vector de longitudes para el estimador 2
  contador1=0
  contador2=0
  p=1/(2*sqrt(n[l]-4)) ##Proporcion para el promedio recortado
  for(m in 1:nsim){
    x<-dist(n[l],c,d)   ## Distribucion a evaluar
    
    ##Calcular ro4 #######
    
    for(j in 1:n[l]){    
      b= b+((x[j]-mean(x))^2)  ## Denominador de ro
    }
    for(i in 1:n[l]){
      a=a+(((x[i]-mean(x, trim=p))^4)/(b^2)) #### ro4/n
    }
    r=n[l]*a  ## Ro 4
    
    ##Calcular c
    c=n[l]/(n[l]+qnorm((alpha/2),0,1))
    
    ## Calcular se
    se=c*(sqrt(((r*(n[l]-3))/n[l])/(n[l]-1)))
    
    ##Limites de los intervalos 
    
    #### Intervalo 1
    
    li1=sqrt(exp(log(c*var(x))+(qnorm((alpha/2),0,1)*se))) ## Inferior
    ls1=sqrt(exp(log(c*var(x))+(qnorm((1-(alpha/2)),0,1)*se))) ## Superior
    
    ## Intervalo 2
    
    li2<-sqrt(((n[l]-1)*var(x))/qchisq(1-(alpha/2),n[l]-1)) ## Inferior
    ls2<-sqrt(((n[l]-1)*var(x))/qchisq((alpha/2),n[l]-1)) ## Superior
    
    ## Calculo de la longitud
    
    long1[m]<- ls1-li1 ##Longitud intervalo 1
    long2[m]<- ls2-li2 ## Longitud intervalo 2
    
    if (sigma>=li1 & sigma<=ls1){
      contador1= contador1+1}   
    
    if (sigma>=li2 & sigma<=ls2){
      contador2= contador2+1 }
  } 
  
  ## Almacenamos todos los valores para cada n en un matriz
  
  tabla_sd[l,1]=mean(long1)
  tabla_sd[l,3]=mean(long2)
  tabla_sd[l,2]=contador1/nsim
  tabla_sd[l,4]=contador2/nsim
}

##### Intervalo bootrap para la desviaci??n estandar 

sd_boot=0  ## Vector para la distribcion de la desviaci??n

for(m in 1:length(n)){
  long7=0  ## vector de longitudes
  contador7=0 
  for(l in 1:nsim){
    x<-dist(n[m],c,d) ## Muestra de la distribucon a evaluar
    for(j in 1:nsim2){
      mues_boot<-sample(x,n[m],replace=T) ## Muestras con reemplazo
      sd_boot[j]= sd(mues_boot)}
    li7=quantile(sd_boot, (alpha/2))  #limite inferior
    ls7=quantile(sd_boot, 1-(alpha/2)) #limite superior
    
    long7[l]=ls7-li7  ## Calculo de la longitud
    
    if(sigma>=li7 & sigma<=ls7){
      contador7=contador7+1}   
  }
  tabla_sd[m,5]=mean(long7)  ## Longitud promedio
  tabla_sd[m,6]=contador7/nsim ## Cobertura
}

tabla_sd
############ Intervalos de confianza para CV #######################

for(j in 1:length(n)){
  long3=0  ## Vector de longitudes para el intervalo 1
  long4=0  ## Vector de longitudes para el intervalo 2 
  long5=0  ## Vector de longitudes para el intervalo 3
  contador3=0
  contador4=0
  contador5=0
  
  for(i in 1:nsim){ 
    x<-dist(n[j],c,d) ## distribucion a evaluar
    
    cv= sd(x)/mean(x)  ## Coeficiente de varianci??n estiamado
    
    ## Inverlo 1
    li3=cv+(qnorm((alpha/2),0,1)*sqrt(1/(n[j]-1))*(cv^2)*(0.5+(cv^2)))
    ls3=cv+(qnorm(1-(alpha/2),0,1)*sqrt(1/(n[j]-1))*(cv^2)*(0.5+(cv^2)))
    
    ## Intervalo 2
    li4=((sqrt((n[j]-1))*cv)/(sqrt(qchisq(1-(alpha/2),n[j]-1))))
    ls4=((sqrt((n[j]-1))*cv)/(sqrt(qchisq((alpha/2),n[j]-1))))
    
    ## Intervalo 3
    li5=cv+(qnorm((alpha/2),0,1)*(sqrt((cv^4)+0.5*(cv^2))/sqrt(n[j])))
    ls5=cv+(qnorm(1-(alpha/2),0,1)*(sqrt((cv^4)+0.5*(cv^2))/sqrt(n[j])))
    
    ## Calculo de la Longitud
    
    long3[i]=ls3-li3
    long4[i]=ls4-li4
    long5[i]=ls5-li5
    
    # Calculo de la Cobertura para cada intervalo 
    if (cv_r>=li3 & cv_r<=ls3){
      contador3= contador3+1}
    
    if (cv_r>=li4 & cv_r<=ls4){
      contador4= contador4+1}
    
    if (cv_r>=li5 & cv_r<=ls5){
      contador5= contador5+1}
  }
  
  tabla_cv[j,1]=mean(long3)
  tabla_cv[j,3]=mean(long4)
  tabla_cv[j,5]=mean(long5)
  tabla_cv[j,2]=contador3/nsim
  tabla_cv[j,4]=contador4/nsim
  tabla_cv[j,6]=contador5/nsim
}

##### Intervalo bootrap para el coeficiente de variaci??n ###############
cv_boot=0

for(m in 1:length(n)){
  cober6=0
  long6=0
  contador6=0
  for(l in 1:nsim){
    x<-dist(n[m],c,d)
    for(j in 1:nsim2){
      mues_boot<-sample(x,n[m],replace=T) ## Muestras con reemplazo
      cv_boot[j]= sd(mues_boot)/mean(mues_boot) }
    li6=quantile(cv_boot, (alpha/2))
    ls6=quantile(cv_boot, 1-(alpha/2))
    
    long6[l]=ls6-li6
    
    if(cv_r>=li6 & cv_r<=ls6){
      contador6=contador6+1}   
  }
  tabla_cv[m,7]=mean(long6)
  tabla_cv[m,8]=contador6/nsim
}
####### Graficas ########
par(mfrow=c(1,2))
plot(tabla_sd[,2],main="Cobertura de los intervalos para sd
     en la distribucion uniforme",col="red",type="o",
     xaxt='n',ylim=c(0,1),pch=5,xlab="Tama??o de muestra",
     ylab="Proporcion de aceptados")
axis(1,1:length(n),n)
lines(tabla_sd[,4],col="blue",type="o")
lines(tabla_sd[,6],type="b")
abline(h=1-alpha,col="green")
legend(5,0.7,c("alpha","estimador 1","estimador 2","Bootstrap"),
       col=c("green","red","blue","black"),lty=c(1,1),cex=0.8)

plot(tabla_sd[,1],main="Longitud de los intervalos para sd
     en la distribucion uniforme",col="red",type="o",
     xaxt='n',ylim=c(0,max(tabla_sd[,1])),pch=5,xlab="Tama??o de muestra",
     ylab="Longitud")
axis(1,1:length(n),n)
lines(tabla_sd[,3],col="blue",type="o")
lines(tabla_sd[,5],type="b")
legend(5,550,c("estimador 1","estimador 2","Bootstrap"),
       col=c("red","blue","black"),lty=c(1,1),cex=0.8 )

par(mfrow=c(1,2))
plot(tabla_cv[,2],main="Cobertura de los intervalos para CV
     en la distribucion uniforme",col="red",type="o",
     xaxt='n',ylim=c(0,1),pch=5,xlab="Tama??o de muestra",
     ylab="Proporcion de aceptados")
axis(1,1:length(n),n)
lines(tabla_cv[,4],col="blue",type="o")
lines(tabla_cv[,6],type="b")
lines(tabla_cv[,8], col="purple", type="o")
abline(h=1-alpha,col="green")
legend(5,250,c("alpha","estimador 1","estimador 2","estimador 3","Bootstrap"),
       col=c("green","red","blue","purple","black"),lty=c(1,1),cex=0.8)

plot(tabla_cv[,1],main="Longitud de los intervalos para CV
     en la distribuci??n uniforme",col="red",type="o",
     xaxt='n',ylim=c(0,max(tabla_cv)),pch=5,xlab="Tama??o de muestra",
     ylab="Longitud")
axis(1,1:length(n),n)
lines(tabla_cv[,3],col="blue",type="o")
lines(tabla_cv[,5],type="b")
lines(tabla_cv[,7], col="purple", type="o")
legend(5,0.85,c("estimador 1","estimador 2","estimador 3","Bootstrap"),
       col=c("red","blue","purple","black"),lty=c(1,1),cex=0.8)
